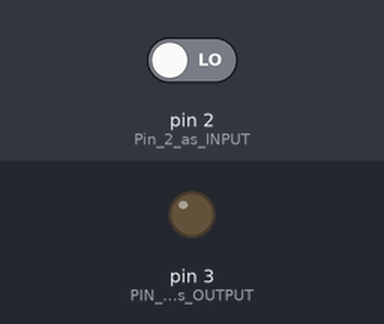
Bench run of a sketch on a simulated Arduino Uno, built with avr-gcc and run on an emulated ATmega328P. On the bench: output pins drawn as LEDs (lit = HIGH). Dashed ring = blinking. The test bench sets the inputs (shaded band); at power-on: pin 2 (Pin_2_as_INPUT) LOW.

Above: at 1.2 s.
1.3 s: pin 2 (Pin_2_as_INPUT) driven HIGH
At 1.45 s:
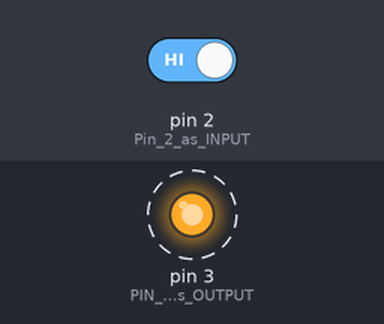
4.3 s: pin 2 (Pin_2_as_INPUT) driven LOW
At 5.2 s:
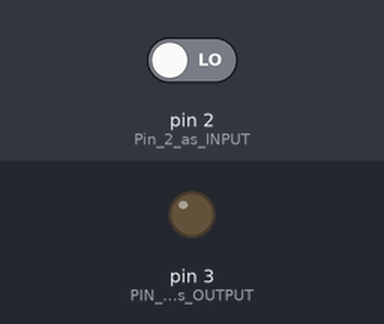
Timing chart, 0 to 7.3 s (numbered marks = the images above; inputs shaded):
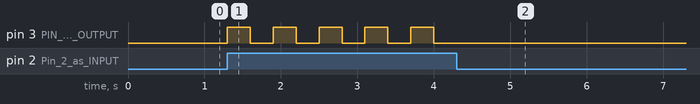

Measured:
- after the input at 1.3 s, pin 3 (PIN_3_as_OUTPUT): alternates HIGH for 0.30 s and LOW for 0.30 s, starting at once
- after the input at 4.3 s, pin 3 (PIN_3_as_OUTPUT): stops changing and stays LOW

The sketch:

sketch_sep05a.ino
```cpp
void setup() {
  // put your setup code here, to run once:
pinMode(2, INPUT); //Pin 2 as INPUT
pinMode(3, OUTPUT); //PIN 3 as OUTPUT
}

void loop() {
  // put your main code here, to run repeatedly:
if (digitalRead(2) == HIGH) // check if PIR is triggered
{
  digitalWrite(3, HIGH); // turn the LED/Buzz ON
  delay(300);            // wait for 0.3 second
  digitalWrite(3, LOW);  // turn the LED/Buzz OFF
  delay(300);            // wait for 0.3 second
}
}
```
